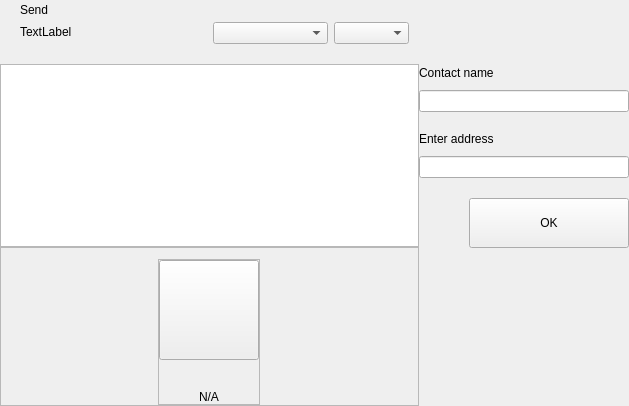
<?xml version="1.0" encoding="UTF-8"?>
<ui version="4.0">
 <class>AddressesWidget</class>
 <widget class="QWidget" name="AddressesWidget">
  <property name="geometry">
   <rect>
    <x>0</x>
    <y>0</y>
    <width>629</width>
    <height>406</height>
   </rect>
  </property>
  <property name="windowTitle">
   <string>Form</string>
  </property>
  <layout class="QHBoxLayout" name="horizontalLayout_2" stretch="2,1">
   <property name="spacing">
    <number>0</number>
   </property>
   <property name="leftMargin">
    <number>0</number>
   </property>
   <property name="topMargin">
    <number>0</number>
   </property>
   <property name="rightMargin">
    <number>0</number>
   </property>
   <property name="bottomMargin">
    <number>0</number>
   </property>
   <item>
    <widget class="QWidget" name="left" native="true">
     <layout class="QVBoxLayout" name="verticalLayout_3">
      <property name="leftMargin">
       <number>0</number>
      </property>
      <property name="topMargin">
       <number>0</number>
      </property>
      <property name="rightMargin">
       <number>0</number>
      </property>
      <property name="bottomMargin">
       <number>0</number>
      </property>
      <item>
       <layout class="QVBoxLayout" name="verticalLayout_21">
        <property name="spacing">
         <number>0</number>
        </property>
        <item>
         <layout class="QHBoxLayout" name="horizontalLayout_3">
          <property name="spacing">
           <number>0</number>
          </property>
          <property name="leftMargin">
           <number>20</number>
          </property>
          <property name="rightMargin">
           <number>10</number>
          </property>
          <item>
           <layout class="QVBoxLayout" name="verticalLayout_8">
            <property name="spacing">
             <number>5</number>
            </property>
            <item>
             <widget class="QLabel" name="labelTitle">
              <property name="text">
               <string>Send</string>
              </property>
             </widget>
            </item>
            <item alignment="Qt::AlignTop">
             <widget class="QLabel" name="labelSubtitle1">
              <property name="text">
               <string>TextLabel</string>
              </property>
             </widget>
            </item>
           </layout>
          </item>
          <item>
           <spacer name="horizontalSpacer11">
            <property name="orientation">
             <enum>Qt::Horizontal</enum>
            </property>
            <property name="sizeHint" stdset="0">
             <size>
              <width>60</width>
              <height>20</height>
             </size>
            </property>
           </spacer>
          </item>
          <item>
           <widget class="QWidget" name="sortWidget" native="true">
            <layout class="QHBoxLayout" name="horizontalLayout_6">
             <property name="leftMargin">
              <number>0</number>
             </property>
             <property name="topMargin">
              <number>22</number>
             </property>
             <property name="rightMargin">
              <number>0</number>
             </property>
             <property name="bottomMargin">
              <number>0</number>
             </property>
             <item>
              <widget class="QComboBox" name="comboBoxSort">
               <property name="sizePolicy">
                <sizepolicy hsizetype="Preferred" vsizetype="Fixed">
                 <horstretch>0</horstretch>
                 <verstretch>0</verstretch>
                </sizepolicy>
               </property>
               <property name="minimumSize">
                <size>
                 <width>115</width>
                 <height>0</height>
                </size>
               </property>
              </widget>
             </item>
             <item>
              <widget class="QComboBox" name="comboBoxSortOrder">
               <property name="sizePolicy">
                <sizepolicy hsizetype="Preferred" vsizetype="Fixed">
                 <horstretch>0</horstretch>
                 <verstretch>0</verstretch>
                </sizepolicy>
               </property>
               <property name="minimumSize">
                <size>
                 <width>75</width>
                 <height>0</height>
                </size>
               </property>
              </widget>
             </item>
            </layout>
           </widget>
          </item>
         </layout>
        </item>
        <item>
         <layout class="QVBoxLayout" name="verticalLayout_6"/>
        </item>
        <item>
         <spacer name="verticalSpacer_4">
          <property name="orientation">
           <enum>Qt::Vertical</enum>
          </property>
          <property name="sizeType">
           <enum>QSizePolicy::Fixed</enum>
          </property>
          <property name="sizeHint" stdset="0">
           <size>
            <width>20</width>
            <height>20</height>
           </size>
          </property>
         </spacer>
        </item>
        <item>
         <widget class="QListView" name="listAddresses">
          <property name="mouseTracking">
           <bool>true</bool>
          </property>
         </widget>
        </item>
        <item>
         <widget class="QFrame" name="emptyContainer">
          <property name="minimumSize">
           <size>
            <width>0</width>
            <height>100</height>
           </size>
          </property>
          <property name="frameShape">
           <enum>QFrame::StyledPanel</enum>
          </property>
          <property name="frameShadow">
           <enum>QFrame::Raised</enum>
          </property>
          <layout class="QVBoxLayout" name="verticalLayout_7" stretch="1,8">
           <property name="spacing">
            <number>0</number>
           </property>
           <property name="leftMargin">
            <number>0</number>
           </property>
           <property name="topMargin">
            <number>0</number>
           </property>
           <property name="rightMargin">
            <number>0</number>
           </property>
           <property name="bottomMargin">
            <number>0</number>
           </property>
           <item>
            <spacer name="verticalSpacer">
             <property name="orientation">
              <enum>Qt::Vertical</enum>
             </property>
             <property name="sizeHint" stdset="0">
              <size>
               <width>20</width>
               <height>20</height>
              </size>
             </property>
            </spacer>
           </item>
           <item alignment="Qt::AlignHCenter|Qt::AlignVCenter">
            <widget class="QFrame" name="emptyScreen">
             <property name="sizePolicy">
              <sizepolicy hsizetype="Expanding" vsizetype="Expanding">
               <horstretch>0</horstretch>
               <verstretch>0</verstretch>
              </sizepolicy>
             </property>
             <property name="frameShape">
              <enum>QFrame::StyledPanel</enum>
             </property>
             <property name="frameShadow">
              <enum>QFrame::Raised</enum>
             </property>
             <layout class="QVBoxLayout" name="verticalLayout">
              <property name="spacing">
               <number>30</number>
              </property>
              <property name="leftMargin">
               <number>0</number>
              </property>
              <property name="topMargin">
               <number>0</number>
              </property>
              <property name="rightMargin">
               <number>0</number>
              </property>
              <property name="bottomMargin">
               <number>0</number>
              </property>
              <item alignment="Qt::AlignHCenter|Qt::AlignVCenter">
               <widget class="QPushButton" name="pushImgEmpty">
                <property name="minimumSize">
                 <size>
                  <width>100</width>
                  <height>100</height>
                 </size>
                </property>
                <property name="maximumSize">
                 <size>
                  <width>100</width>
                  <height>100</height>
                 </size>
                </property>
                <property name="focusPolicy">
                 <enum>Qt::NoFocus</enum>
                </property>
                <property name="text">
                 <string/>
                </property>
                <property name="iconSize">
                 <size>
                  <width>100</width>
                  <height>100</height>
                 </size>
                </property>
               </widget>
              </item>
              <item alignment="Qt::AlignHCenter|Qt::AlignVCenter">
               <widget class="QLabel" name="labelEmpty">
                <property name="styleSheet">
                 <string notr="true"/>
                </property>
                <property name="text">
                 <string>N/A</string>
                </property>
                <property name="alignment">
                 <set>Qt::AlignCenter</set>
                </property>
               </widget>
              </item>
             </layout>
            </widget>
           </item>
          </layout>
         </widget>
        </item>
       </layout>
      </item>
     </layout>
    </widget>
   </item>
   <item>
    <widget class="QWidget" name="right" native="true">
     <layout class="QVBoxLayout" name="verticalLayout_5">
      <property name="leftMargin">
       <number>0</number>
      </property>
      <property name="topMargin">
       <number>0</number>
      </property>
      <property name="rightMargin">
       <number>0</number>
      </property>
      <property name="bottomMargin">
       <number>0</number>
      </property>
      <item>
       <layout class="QVBoxLayout" name="verticalLayout_4">
        <property name="spacing">
         <number>6</number>
        </property>
        <item>
         <widget class="OptionButton" name="btnAddContact" native="true">
          <property name="minimumSize">
           <size>
            <width>0</width>
            <height>50</height>
           </size>
          </property>
         </widget>
        </item>
        <item>
         <widget class="QWidget" name="layoutNewContact" native="true">
          <layout class="QVBoxLayout" name="verticalLayout_71">
           <property name="spacing">
            <number>0</number>
           </property>
           <property name="leftMargin">
            <number>0</number>
           </property>
           <property name="topMargin">
            <number>10</number>
           </property>
           <property name="rightMargin">
            <number>0</number>
           </property>
           <property name="bottomMargin">
            <number>20</number>
           </property>
           <item>
            <layout class="QVBoxLayout" name="verticalLayout11">
             <property name="spacing">
              <number>10</number>
             </property>
             <item>
              <widget class="QLabel" name="labelName">
               <property name="text">
                <string>Contact name</string>
               </property>
              </widget>
             </item>
             <item>
              <widget class="QLineEdit" name="lineEditName"/>
             </item>
            </layout>
           </item>
           <item>
            <spacer name="verticalSpacer_3">
             <property name="orientation">
              <enum>Qt::Vertical</enum>
             </property>
             <property name="sizeType">
              <enum>QSizePolicy::Minimum</enum>
             </property>
             <property name="sizeHint" stdset="0">
              <size>
               <width>20</width>
               <height>20</height>
              </size>
             </property>
            </spacer>
           </item>
           <item>
            <layout class="QVBoxLayout" name="verticalLayout_2">
             <property name="spacing">
              <number>10</number>
             </property>
             <item>
              <widget class="QLabel" name="labelAddress">
               <property name="text">
                <string>Enter address</string>
               </property>
              </widget>
             </item>
             <item>
              <widget class="QLineEdit" name="lineEditAddress"/>
             </item>
            </layout>
           </item>
           <item>
            <spacer name="verticalSpacer_2">
             <property name="orientation">
              <enum>Qt::Vertical</enum>
             </property>
             <property name="sizeType">
              <enum>QSizePolicy::Fixed</enum>
             </property>
             <property name="sizeHint" stdset="0">
              <size>
               <width>20</width>
               <height>20</height>
              </size>
             </property>
            </spacer>
           </item>
           <item>
            <layout class="QHBoxLayout" name="horizontalLayout">
             <property name="spacing">
              <number>0</number>
             </property>
             <item>
              <spacer name="horizontalSpacer_3">
               <property name="orientation">
                <enum>Qt::Horizontal</enum>
               </property>
               <property name="sizeHint" stdset="0">
                <size>
                 <width>40</width>
                 <height>20</height>
                </size>
               </property>
              </spacer>
             </item>
             <item>
              <widget class="QPushButton" name="btnSave">
               <property name="minimumSize">
                <size>
                 <width>160</width>
                 <height>50</height>
                </size>
               </property>
               <property name="focusPolicy">
                <enum>Qt::NoFocus</enum>
               </property>
               <property name="text">
                <string>OK</string>
               </property>
              </widget>
             </item>
            </layout>
           </item>
          </layout>
         </widget>
        </item>
        <item>
         <spacer name="verticalSpacer_5">
          <property name="orientation">
           <enum>Qt::Vertical</enum>
          </property>
          <property name="sizeHint" stdset="0">
           <size>
            <width>20</width>
            <height>40</height>
           </size>
          </property>
         </spacer>
        </item>
       </layout>
      </item>
     </layout>
    </widget>
   </item>
  </layout>
 </widget>
 <customwidgets>
  <customwidget>
   <class>OptionButton</class>
   <extends>QWidget</extends>
   <header>qt/oasis/optionbutton.h</header>
   <container>1</container>
  </customwidget>
 </customwidgets>
 <resources/>
 <connections/>
</ui>
